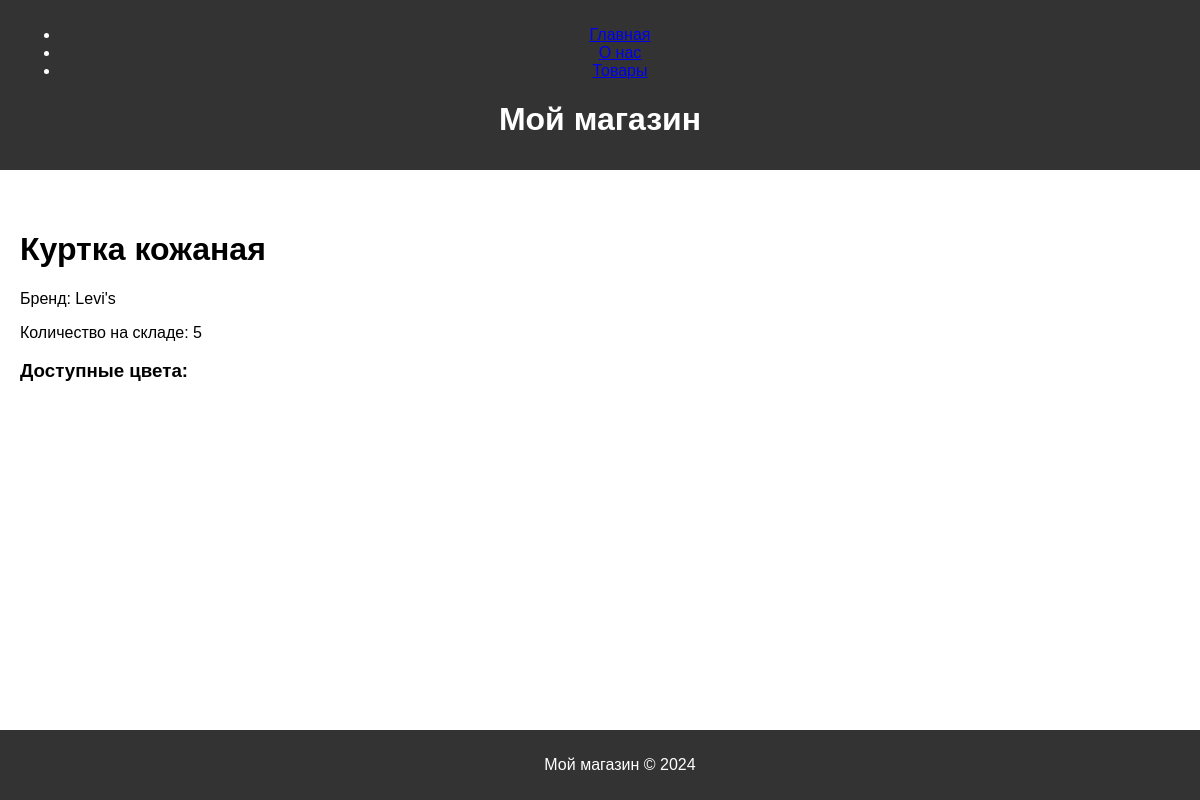
/item/2/, run on the app's committed database.
### MainApp/models.py (models this page shows, shortened)
class Item(models.Model):
    name = models.CharField(max_length=100)
    brand = models.CharField(max_length=100)
    count = models.PositiveIntegerField()
    description = models.TextField(blank=True)
    colors = models.ManyToManyField(Color, related_name='items')

### MainApp/views.py (the view)
# urls.py: path('item/<int:item_id>/', views.item_detail, name='item_detail'),
def item_detail(request, item_id):
    item = get_object_or_404(Item, pk=item_id)
    return render(request, 'item_detail.html', {'item': item})

### templates/item_detail.html (shortened to what this page needs)
{% extends 'base.html' %}
{% block content %}
    <h1>{{ item.name }}</h1>
    <p>Бренд: {{ item.brand }}</p>
    {% if item.count > 0 %}
        <p>Количество на складе: {{ item.count }}</p>
    {% else %}
        <p style="color: red;">Товара нет на складе</p>
    {% endif %}
    <h3>Доступные цвета:</h3>
{% endblock %}

### MainApp/static/MainApp/style.css (style rules this page uses)
body { font-family: Arial, sans-serif; margin: 0; padding: 0; }

### data on the page
Item: name "Куртка кожаная", brand "Levi's", count "5"
